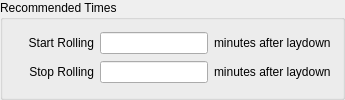
     <widget class="QGroupBox" name="groupBox5">
      <property name="minimumSize">
       <size>
        <width>280</width>
        <height>70</height>
       </size>
      </property>
      <property name="accessibleName">
       <string>Recommended Times</string>
      </property>
      <property name="title">
       <string>Recommended Times</string>
      </property>
      <layout class="QGridLayout" name="gridLayout_6">
       <item row="0" column="0">
        <widget class="QLabel" name="startLabel1">
         <property name="minimumSize">
          <size>
           <width>80</width>
           <height>16</height>
          </size>
         </property>
         <property name="toolTip">
          <string comment="rolling synonyms: compaction, densification"/>
         </property>
         <property name="text">
          <string>Start Rolling</string>
         </property>
         <property name="alignment">
          <set>Qt::AlignRight|Qt::AlignTrailing|Qt::AlignVCenter</set>
         </property>
        </widget>
       </item>
       <item row="0" column="1">
        <widget class="QLineEdit" name="startEdit">
         <property name="minimumSize">
          <size>
           <width>48</width>
           <height>18</height>
          </size>
         </property>
         <property name="toolTip">
          <string>Recommended time to start compaction</string>
         </property>
         <property name="statusTip">
          <string/>
         </property>
         <property name="accessibleName">
          <string>Start Rolling time</string>
         </property>
         <property name="accessibleDescription">
          <string/>
         </property>
         <property name="alignment">
          <set>Qt::AlignCenter</set>
         </property>
         <property name="readOnly">
          <bool>true</bool>
         </property>
        </widget>
       </item>
       <item row="0" column="2">
        <widget class="QLabel" name="startLabel2">
         <property name="minimumSize">
          <size>
           <width>110</width>
           <height>16</height>
          </size>
         </property>
         <property name="toolTip">
          <string comment="laydown = time the mix came out of the paver"/>
         </property>
         <property name="text">
          <string>minutes after laydown</string>
         </property>
        </widget>
       </item>
       <item row="1" column="0">
        <widget class="QLabel" name="stopLabel1">
         <property name="minimumSize">
          <size>
           <width>80</width>
           <height>16</height>
          </size>
         </property>
         <property name="toolTip">
          <string comment="rolling synonyms: compaction, densification"/>
         </property>
         <property name="text">
          <string>Stop Rolling</string>
         </property>
         <property name="alignment">
          <set>Qt::AlignRight|Qt::AlignTrailing|Qt::AlignVCenter</set>
         </property>
        </widget>
       </item>
       <item row="1" column="1">
        <widget class="QLineEdit" name="stopEdit">
         <property name="minimumSize">
          <size>
           <width>48</width>
           <height>18</height>
          </size>
         </property>
         <property name="toolTip">
          <string>Recommended time when compaction should be completed.</string>
         </property>
         <property name="accessibleName">
          <string>Stop Rolling time</string>
         </property>
         <property name="accessibleDescription">
          <string/>
         </property>
         <property name="alignment">
          <set>Qt::AlignCenter</set>
         </property>
         <property name="readOnly">
          <bool>true</bool>
         </property>
        </widget>
       </item>
       <item row="1" column="2">
        <widget class="QLabel" name="stopLabel2">
         <property name="minimumSize">
          <size>
           <width>110</width>
           <height>16</height>
          </size>
         </property>
         <property name="toolTip">
          <string comment="laydown = time the mix came out of the paver"/>
         </property>
         <property name="text">
          <string>minutes after laydown</string>
         </property>
        </widget>
       </item>
      </layout>
     </widget>
